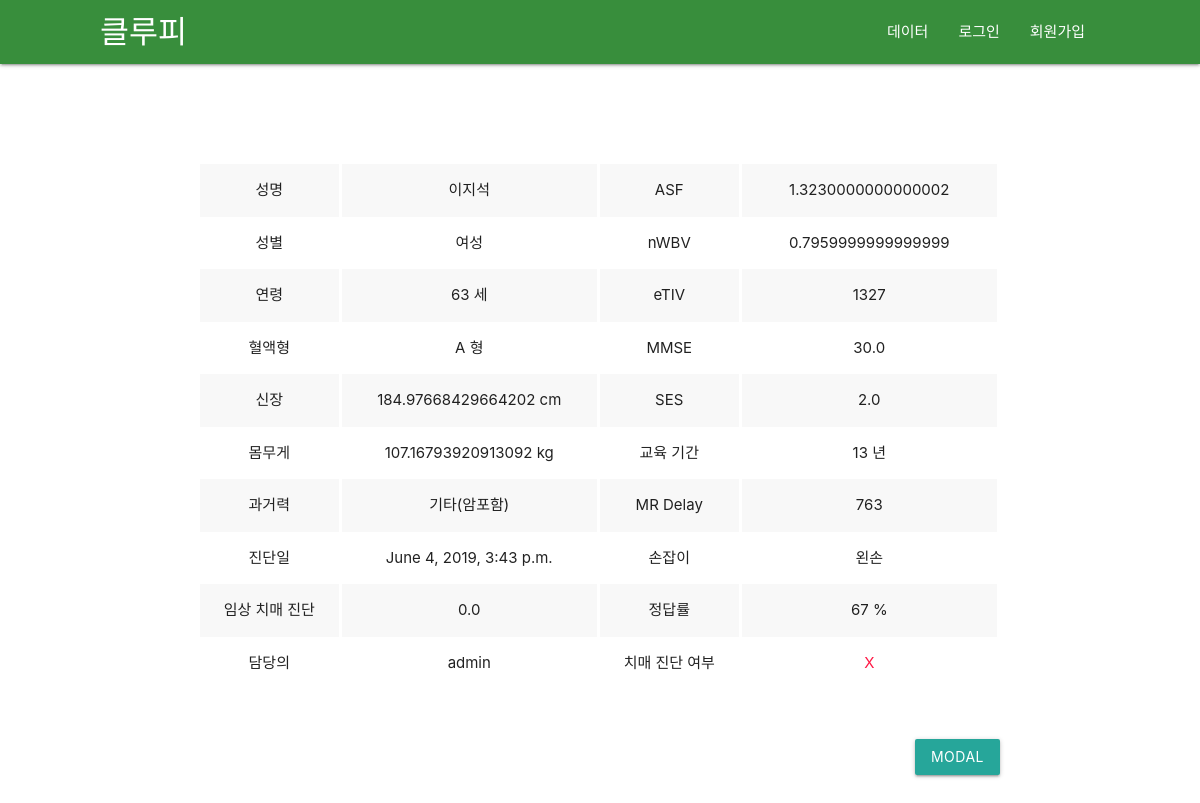
Screenshot of /scoring/result/372 with the database file from the repository.
### scoring/models.py (models this page shows, shortened)
class ScoreList(models.Model):
    user = models.ForeignKey(User, on_delete=models.CASCADE, null=True) # 담당의
    name = models.CharField(max_length=200,null=True) # 성명
    gender = models.IntegerField(null=True) # 성별
    age = models.IntegerField(null=True) # 연령
    blood_type = models.IntegerField(null=True) # 혈액형
    height = models.FloatField(null=True) # 신장
    weight = models.FloatField(null=True) # 몸무게
    past_diagnostic_record = models.IntegerField(null=True) # 과거력
    pub_date = models.DateTimeField(null=True) # 진달일
    score = models.IntegerField(null=True) # 점수
    pass_or_fail = models.BooleanField(null=True) # 치매여부
    ASF = models.FloatField(null=True) # 두개골과 두뇌사이 공간
    nWBV = models.FloatField(null=True) # 전체 뇌용량 정규화
    eTIV = models.IntegerField(null=True) # 추정 내척추수액
    CDR = models.FloatField(null=True) # 임상 치매 평가
    MMSE = models.FloatField(null=True) # 간이 정신 상태 검사
    SES = models.FloatField(null=True) # 사화족 지위
    educ = models.IntegerField(null=True) # 교육 기간
    MR_delay = models.IntegerField(null=True) # 딜레이
    hand = models.IntegerField(null=True) # 손잡이

### scoring/views.py (the view)
# urls.py: path('scoring/result/<int:list_id>', scoring.views.result, name='result'),
def result(request, list_id):
    list = get_object_or_404(ScoreList, pk=list_id)
    return render(request, 'result.html', {'list' : list})

### scoring/templates/result.html (shortened to what this page needs)
{% extends 'base.html' %}
{% block content %}
{% load static %}
<section class="result">
    <div class="con">
        <div style="display: flex;">
            <table class="striped centered">
                <tbody>
                    <tr>
                        <td style="width: 140px;">성명</td>
                        <td>{{list.name}}</td>
                    </tr>
                    <tr>
                        <td>성별</td>
                        <td>
                            {% if list.gender == 1 %}
                                남성
                            {% else %}
                                여성
                            {% endif %}
                        </td>
                    </tr>
                    <tr>
                        <td>연령</td>
                        <td>{{list.age}} 세</td>
                    </tr>
                    <tr>
                        <td>혈액형</td>
                        <td>
                            {% if list.blood_type == 1 %}
                                A 형
                            {% elif list.blood_type == 2 %}
                                B 형
                            {% elif list.blood_type == 3 %}
                                O 형
                            {% else %}
                                AB 형
                            {% endif %}
                        </td>
                    </tr>
                    <tr>
                        <td>신장</td>
                        <td>{{list.height}} cm</td>
                    </tr>
                    <tr>
                        <td>몸무게</td>
                        <td>{{list.weight}} kg</td>
                    </tr>
                    <tr>
                        <td>과거력</td>
                        <td>
                            {% if list.past_diagnostic_record == 1 %}
                                뇌졸증
                            {% elif list.past_diagnostic_record == 2 %}
                                심장병
                            {% elif list.past_diagnostic_record == 3 %}
                                고혈압
                            {% elif list.past_diagnostic_record == 4 %}
                                당뇨병
                            {% elif list.past_diagnostic_record == 5 %}
                                기타(암포함)
                            {% else %}
                                없음
                            {% endif %}
                        </td>
                    </tr>
                    <tr>
                        <td>진단일</td>
                        <td>{{list.pub_date}}</td>
                    </tr>
                    <tr>
                        <td>임상 치매 진단</td>
                        <td>{{list.CDR}}</td>
                    </tr>
                    <tr>
                        <td>담당의</td>
                        <td>{{list.user.username}}</td>
                    </tr>
                </tbody>
            </table>
            <table class="striped centered">
                <tbody>
                    <tr>
                        <td style="width: 140px;">ASF</td>
                        <td>{{list.ASF}}</td>
                    </tr>
                    <tr>
                        <td >nWBV</td>
                        <td>{{list.nWBV}}</td>
                    </tr>
                    <tr>
                        <td>eTIV</td>
                        <td>{{list.eTIV}}</td>
                    </tr>
                    <tr>
                        <td>MMSE</td>
                        <td>{{list.MMSE}}</td>
                    </tr>
                    <tr>
                        <td>SES</td>
                        <td>{{list.SES}}</td>
                    </tr>
                    <tr>
                        <td>교육 기간</td>
                        <td>{{list.educ}} 년</td>
                    </tr>
                    <tr>
                        <td>MR Delay</td>
                        <td>{{list.MR_delay}}</td>
                    </tr>
                    <tr>
                        <td>손잡이</td>
                        <td>
                            {% if list.pub_date == 1%}
                                오른손
                            {% else %}
                                왼손
                            {% endif %}
                        </td>
                    </tr>
                    <tr>
                        <td>정답률</td>
                        <td>{{list.score}} %</td>
                    </tr>
                    <tr>
                        <td>치매 진단 여부</td>
                        <td>
                            {% if list.pass_or_fail == True %}
                                <span style="color:#1e88e5;">O</span>
                            {% else %}
                                <span style="color:#ff1744;">X</span>
                            {% endif %}
                        </td>
                    </tr>
                </tbody>
            </table>
        </div>
        <div class="submit">
            <a class="waves-effect waves-light btn modal-trigger" href="#modal1">Modal</a>
        </div>
    </div>
</section>
{% endblock content %}

### scoring/static/css/style.css (style rules this page uses)
.result { padding-top: 100px; padding-bottom: 100px; width: 100%; display: flex; justify-content: center; }
.result .con { width: 800px; }
.result .con .submit { margin-top:50px; display: flex; justify-content: flex-end; }
.result .con table tbody tr td { border-right: 3px solid #fff; }

### rows the page displays
ScoreList: name "이지석", age "63", height "184.97668429664202", weight "107.16793920913092", pub_date "June 4, 2019, 3:43 p.m.", CDR "0.0", user.username "admin", ASF "1.3230000000000002", nWBV "0.7959999999999999", eTIV "1327", MMSE "30.0", SES "2.0", educ "13", MR_delay "763", score "67"
